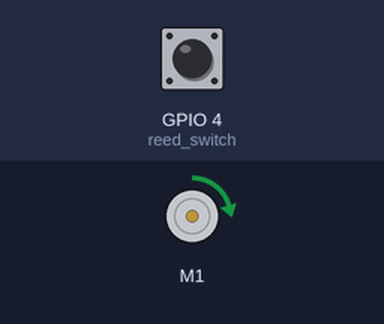
A program run on a simulated Raspberry Pi (BCM pin numbers). Shown: DC motor (green arrow = forward, orange = backward, longer = faster). The inputs (shaded band) are chosen by the test bench; at power-on: GPIO 4 (reed_switch) HIGH. What the program prints to the terminal is not drawn.

Above: at 0.1 s.
At 1.1 s:
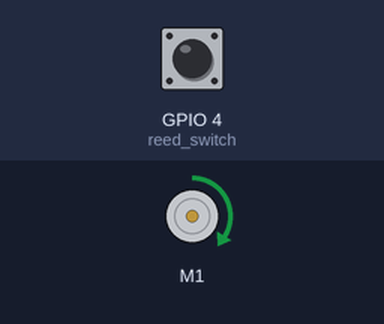
At 2.1 s:
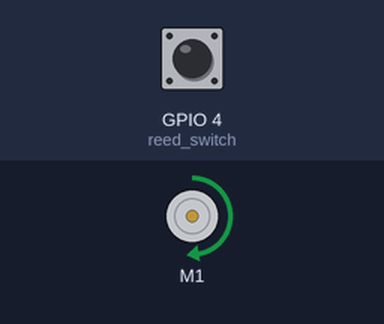
At 4.6 s:
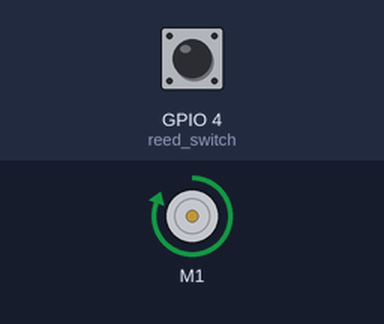
Timing chart, 0 to 6.1 s (numbered marks = the images above):
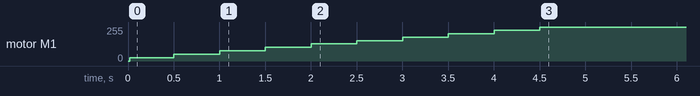

The program:

traincontrol.py
```python
from gpiozero import Motor, Button
from time import sleep

# GPIO numbers for motor
MOTOR_PIN_FWD = 17
MOTOR_PIN_REV = 18
# GPIO pin for reed switch
REED_PIN = 4

# max speed to reduce top speed
# maximum value is 1
MAX_SPEED = 0.9
# How long to wait between speed increases
ACC_DELAY = 0.5
# How long to wait at the station
STATION_DELAY = 10

m1 = Motor (MOTOR_PIN_FWD, MOTOR_PIN_REV)
reed_switch = Button (REED_PIN)

# Go from stop to max speed
def train_speed_up (max_speed):
    speed = 0
    while speed < max_speed:
        speed += 0.1
        m1.forward(speed)
        sleep(ACC_DELAY)

def train_slow_down (current_speed):
    speed = current_speed
    while speed > 0:
        speed -= 1
        m1.forward(speed)
        sleep(ACC_DELAY)


while True:
    print ("Leaving the station")
    # Accelerate up to full speed
    train_speed_up(MAX_SPEED)
    # wait until it triggers reed switch
    print ("Going to station")
    reed_switch.wait_for_press()
    print ("Stopping at station")
    train_slow_down(MAX_SPEED)
    sleep(STATION_DELAY)
```

Measured:
- by itself, motor M1: moves from stopped to forward 255/255 over 4.5 s
